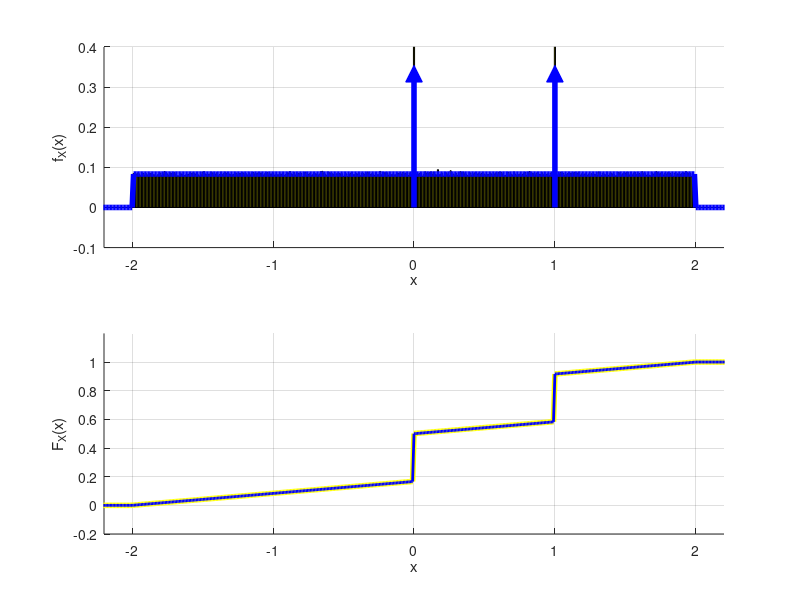

Source code (MATLAB):
clc; close all; clear all;

% Comando letra A

N = 1000000; % Quantidade de execuções do experimento probabilístico

U = randi([1 6],1,N); % Cria um vetor de números aleatórios de 1 até 6 de dimensões 1XN

% Representando os resultados dos dados
idx1 = (U == 1 | U == 4);
idx2 = (U == 2 | U == 5);
idx3 = (U == 3 | U == 6);

X = zeros(1,N);

X(idx1) = (4 * rand(1, sum(idx1))) - 2; % Se idx1 é verdade, então U = 1 ou U = 4, logo, X é intervalo regular de -2 a 2
X(idx2) = rand(1,sum(idx2)) < 1/3; % Se idx2 é verdade, então U = 2 ou U = 5, logo, X é Bernoulli 1/3
X(idx3) = rand(1,sum(idx3)) < 2/3; % Se idx3 é verdade, então U = 3 ou U = 6, logo, X é Bernoulli 2/3

dx = 0.01; x = -3 : dx : 3;

pdfX_sim = hist(X,x) / (N * dx); % Gráfico da PDF simulada
pdfX_teo = (1/12) .* (-2 < x & x < 2); % Gráfico da PDF calculada sem os impulsos

% Plotagem dos gráficos
figure;

subplot(2, 1, 1); hold on; grid on;
bar(x, pdfX_sim, 'y'); % Plota o gráfico da PDF simulada em linhas barras amarelas
plot(x, pdfX_teo, 'b', 'LineWidth', 4) % Plota o gráfico da PDF calculada em linhas azuis

% Representando os impulsos:
plot([0, 0], [0, 1/3], 'b', 'LineWidth', 4')
plot([0], [1/3], 'b^', 'MarkerSize', 12, 'MarkerFaceColor', 'b')
plot([1, 1], [0, 1/3], 'b', 'LineWidth', 4')
plot([1], [1/3], 'b^', 'MarkerSize', 12, 'MarkerFaceColor', 'b')
xlabel('x'); ylabel('f_X(x)'); 
xlim([-2.2 2.2]); ylim([-0.1, 0.4]) % Limita o gráfico em X indo de -2.2 até 2.2 e em Y indo de -0.1 até 0.4

%-------------------------------------------------------------------------------------------------

%Comando Letra B

cdfX_sim = cumsum(pdfX_sim) * dx; % Calculo da soma acumulada simulada
% Calculo da soma acumulada teorica
cdfX_teo = ((x+2)/12)        .* (-2 <= x & x < 0) + ...
           ((1/2)+(x/12))    .* (0 <= x & x < 1) + ...
           ((11/12) +((x-1))/12) .* (1 <= x & x < 2) + ...
           1                 .* (2 <= x); 

subplot(2, 1, 2); hold on; grid on
plot(x, cdfX_sim, 'y', 'LineWidth', 4) % Plota o gráfico da soma acumulada simulada em linha amarela
plot(x, cdfX_teo, 'b', 'LineWidth', 2) % Plota o gráfico da soma acumulada teorica em linha azul
xlim([-2.2 2.2]); ylim([-0.2, 1.2]) % Limita o gráfico em X indo de -2.2 até 2.2 e em Y indo de -0.2 até 1.2
xlabel('x'); ylabel('F_X(x)')

%-------------------------------------------------------------------------------------------------
% Comando Letra C

printf('Media Simulada: E[X] = %g\n', mean(X)); % Mostra o valor da Esperança matemática simulada
printf('Media Teorica: E[X] = %g\n', 1/3); % Mostra o valor da Esperança matemática calculada

%-------------------------------------------------------------------------------------------------
% Comando Letra D

printf('Probabilidade para X <=0 Simulada: %g\n', mean(X <= 0)); % Mostra a probabilidade para X <= 0 simulada
printf('Probabilidade para X <=0 teorica: %g\n', 1/2); % Mostra a probabilidade para X <= 0 calculada








